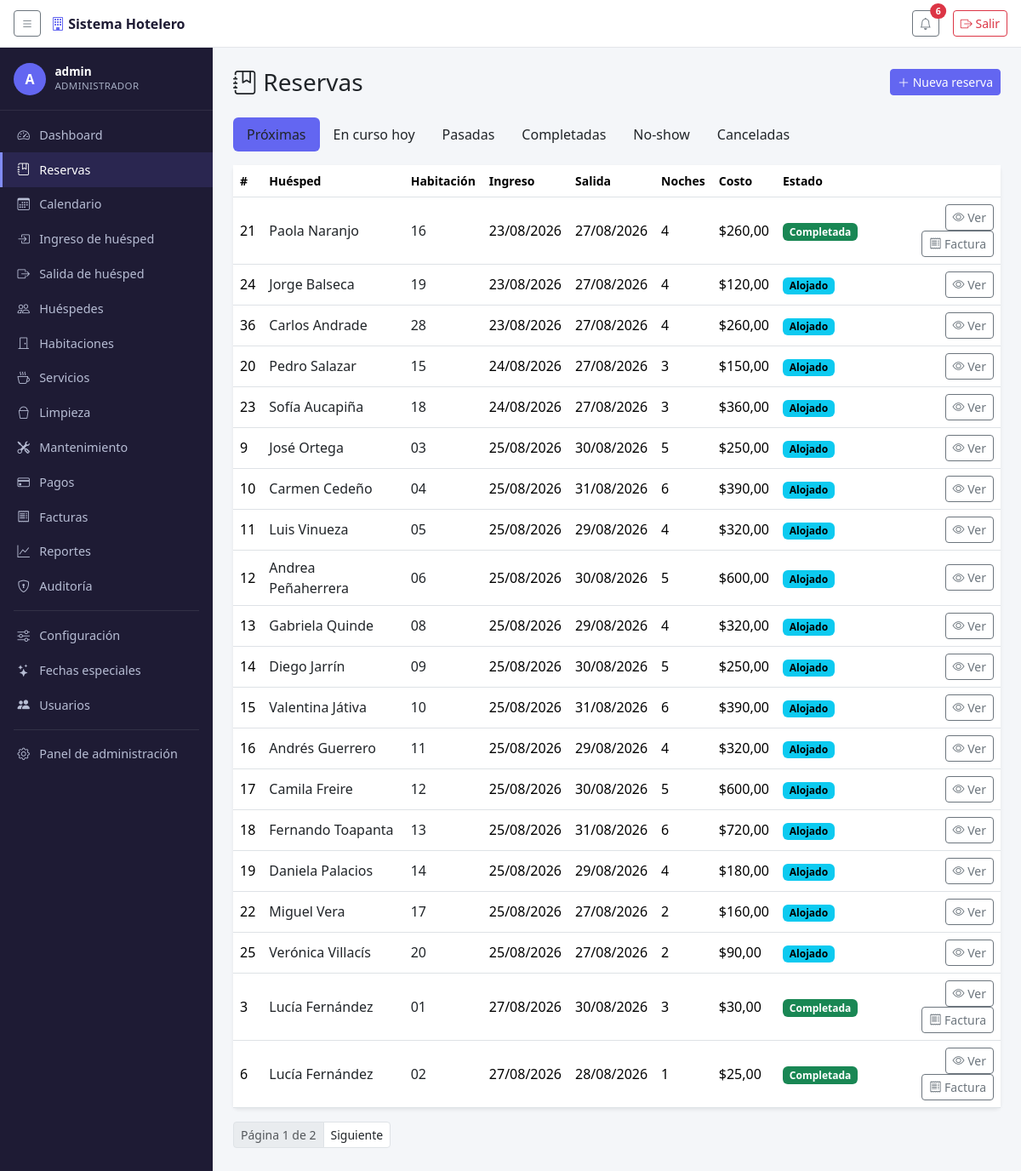
The app's page /reservas/ (signed in) with its own data.
### reservas/models.py (models this page shows, shortened)
class Reserva(models.Model):
    cliente = models.ForeignKey(Cliente, on_delete=models.RESTRICT)
    habitacion = models.ForeignKey(Habitacion, on_delete=models.CASCADE)
    fecha_ingreso = models.DateField()
    fecha_salida = models.DateField()
    creada_en = models.DateTimeField(auto_now_add=True, null=True)
    check_in_at = models.DateTimeField(null=True, blank=True)
    check_out_at = models.DateTimeField(null=True, blank=True)
    cancelada_en = models.DateTimeField(null=True, blank=True)
    motivo_cancelacion = models.TextField(blank=True)
    class Meta:
        ordering = ['-fecha_ingreso']
        constraints = [
            models.CheckConstraint(
                check=Q(fecha_salida__gt=models.F('fecha_ingreso')),
                name='reserva_fecha_salida_posterior_a_ingreso',
            ),
        ]
    def duracion(self):
        return (self.fecha_salida - self.fecha_ingreso).days
    def temporada_especial(self):
        return FechaEspecial.objects.filter(
            activo=True, fecha_inicio__lte=self.fecha_salida, fecha_fin__gte=self.fecha_ingreso,
        ).order_by('-fecha_inicio').first()
    def costo(self):
        base = self.habitacion.precio * self.duracion()
        temporada = self.temporada_especial()
        if temporada and temporada.porcentaje_ajuste:
            factor = Decimal('1') + (temporada.porcentaje_ajuste / Decimal('100'))
            base = (base * factor).quantize(Decimal('0.01'))
        return base
    def total_consumos(self):
        return self.consumos.aggregate(t=Sum('subtotal'))['t'] or 0
    def total_con_iva(self):
        return self.costo() + self.total_consumos()
    def total_pagado(self):
        return self.pagos.aggregate(t=Sum('monto'))['t'] or 0
    def saldo_pendiente(self):
        total = self.factura.total if hasattr(self, 'factura') else self.total_con_iva()
        return total - self.total_pagado()
    def puede_hacer_checkin(self):
        return self.check_in_at is None
    def esta_cancelada(self):
        return self.cancelada_en is not None
    def estado_display(self):
        if self.esta_cancelada():
            return 'Cancelada'
        if self.check_out_at:
            return 'Completada'
        if self.check_in_at:
            return 'Alojado'
        if self.es_no_show():
            return 'No-show'
        return 'Confirmada'

class Cliente(models.Model):
    cedula = models.CharField(
        max_length=13, primary_key=True, verbose_name='N.º de documento',
        help_text='Cédula (10 dígitos) o RUC (13 dígitos) según el tipo elegido abajo.',
    )
    tipo_documento = models.CharField(max_length=20, choices=TIPOS_DOCUMENTO, default='Cedula')
    nombre = models.CharField(max_length=50)
    apellido = models.CharField(max_length=50)
    telefono = models.CharField(
        max_length=10, validators=[validar_telefono_ecuador],
        help_text='10 dígitos, empieza con 0 (ej. 0991234567).',
    )
    correo = models.EmailField()
    direccion = models.CharField(max_length=100, null=True, blank=True)
    nacionalidad = models.CharField(max_length=50, null=True, blank=True)
    observaciones = models.TextField(null=True, blank=True)
    class Meta:
        ordering = ['apellido', 'nombre']
    def nombre_completo(self):
        return f'{self.nombre} {self.apellido}'

class Habitacion(models.Model):
    codigo = models.CharField(max_length=100, primary_key=True)
    numero = models.CharField(max_length=10, unique=True)
    tipo = models.ForeignKey(TipoHabitacion, on_delete=models.PROTECT, related_name='habitaciones')
    precio = models.DecimalField(
        max_digits=10, decimal_places=2,
        help_text=(
            'Precio por noche que paga el huésped, IVA incluido (sección 31). '
            'Si se deja en blanco se usa el del tipo.'
        ),
    )
    estado = models.CharField(max_length=20, choices=ESTADOS_HABITACION, default='Disponible')
    piso = models.CharField(max_length=10, null=True, blank=True)
    descripcion = models.TextField(null=True, blank=True)
    caracteristicas = models.TextField(
        null=True, blank=True,
        help_text='Ej: vista al mar, balcón, aire acondicionado (texto libre por ahora).',
    )
    imagen = models.ImageField(upload_to='habitaciones/', null=True, blank=True)
    class Meta:
        ordering = ['numero']

### reservas/views.py (the view)
# urls.py: path('reservas/', views.reservas_lista, name='reservas_lista'),
@permission_required('reservas.view_reserva', raise_exception=True)
def reservas_lista(request):
    hoy = timezone.localdate()
    filtro = request.GET.get('filtro', 'proximas')
    reservas_qs = Reserva.objects.select_related('cliente', 'habitacion')
    if filtro == 'canceladas':
        reservas_qs = reservas_qs.filter(cancelada_en__isnull=False).order_by('-cancelada_en')
    elif filtro == 'completadas':
        reservas_qs = reservas_qs.filter(check_out_at__isnull=False).order_by('-check_out_at')
    elif filtro == 'no_show':
        reservas_qs = reservas_qs.filter(
            cancelada_en__isnull=True, check_in_at__isnull=True, fecha_salida__lt=hoy,
        ).order_by('-fecha_salida')
    elif filtro == 'pasadas':
        reservas_qs = reservas_qs.filter(
            fecha_salida__lt=hoy, cancelada_en__isnull=True,
        ).order_by('-fecha_salida')
    elif filtro == 'hoy':
        reservas_qs = reservas_qs.filter(
            fecha_ingreso__lte=hoy, fecha_salida__gt=hoy, cancelada_en__isnull=True,
        ).order_by('fecha_salida')
    else:
        filtro = 'proximas'
        reservas_qs = reservas_qs.filter(
            fecha_salida__gte=hoy, cancelada_en__isnull=True,
        ).order_by('fecha_ingreso')
    pagina = Paginator(reservas_qs, 20).get_page(request.GET.get('page'))
    return render(request, 'reservas/reservas_lista.html', {
        'seccion': 'reservas',
        'pagina': pagina,
        'filtro': filtro,
        'hoy': hoy,
    })

### reservas/templates/reservas/reservas_lista.html (shortened to what this page needs)
{% extends "base.html" %}
{% load reservas_extras %}
{% block content %}
<div class="d-flex justify-content-between align-items-center mb-4">
  <h1 class="h3 mb-0"><i class="bi bi-journal-bookmark"></i> Reservas</h1>
  {% if perms.reservas.add_reserva %}
  <a href="{% url 'reserva_nueva' %}" class="btn btn-sm btn-primary">
    <i class="bi bi-plus-lg"></i> Nueva reserva
  </a>
  {% endif %}
</div>
<ul class="nav nav-pills mb-3">
  <li class="nav-item"><a class="nav-link {% if filtro == 'proximas' %}active{% endif %}" href="?filtro=proximas">Próximas</a></li>
  <li class="nav-item"><a class="nav-link {% if filtro == 'hoy' %}active{% endif %}" href="?filtro=hoy">En curso hoy</a></li>
  <li class="nav-item"><a class="nav-link {% if filtro == 'pasadas' %}active{% endif %}" href="?filtro=pasadas">Pasadas</a></li>
  <li class="nav-item"><a class="nav-link {% if filtro == 'completadas' %}active{% endif %}" href="?filtro=completadas">Completadas</a></li>
  <li class="nav-item"><a class="nav-link {% if filtro == 'no_show' %}active{% endif %}" href="?filtro=no_show">No-show</a></li>
  <li class="nav-item"><a class="nav-link {% if filtro == 'canceladas' %}active{% endif %}" href="?filtro=canceladas">Canceladas</a></li>
</ul>
<div class="card border-0 shadow-sm">
  <div class="table-responsive">
    <table class="table align-middle mb-0">
      <thead>
        <tr class="text-muted small">
          <th>#</th>
          <th>Huésped</th>
          <th>Habitación</th>
          <th>Ingreso</th>
          <th>Salida</th>
          <th>Noches</th>
          <th>Costo</th>
          <th>Estado</th>
          <th></th>
        </tr>
      </thead>
      <tbody>
        {% for r in pagina %}
        <tr>
          <td>{{ r.id }}</td>
          <td><a href="{% url 'huesped_detalle' r.cliente.cedula %}">{{ r.cliente.nombre_completo }}</a></td>
          <td><a href="{% url 'habitacion_detalle' r.habitacion.codigo %}">{{ r.habitacion.numero }}</a></td>
          <td>{{ r.fecha_ingreso|date:"d/m/Y" }}</td>
          <td>{{ r.fecha_salida|date:"d/m/Y" }}</td>
          <td>{{ r.duracion }}</td>
          <td>${{ r.costo }}</td>
          <td>
            <span class="badge text-bg-{{ r.estado_display|estado_reserva_badge }}" title="{{ r.motivo_cancelacion }}">{{ r.estado_display }}</span>
          </td>
          <td class="text-end">
            <a href="{% url 'reserva_detalle' r.id %}" class="btn btn-sm btn-outline-secondary"><i class="bi bi-eye"></i> Ver</a>
            {% if r.factura %}
            <a href="{% url 'factura_detalle' r.factura.id %}" class="btn btn-sm btn-outline-secondary"><i class="bi bi-receipt"></i> Factura</a>
            {% endif %}
          </td>
        </tr>
        {% empty %}
        <tr><td colspan="9" class="text-center text-muted py-4">No hay reservas en esta vista.</td></tr>
        {% endfor %}
      </tbody>
    </table>
  </div>
</div>
{% if pagina.has_other_pages %}
<nav class="mt-3">
  <ul class="pagination pagination-sm">
    <li class="page-item disabled"><span class="page-link">Página {{ pagina.number }} de {{ pagina.paginator.num_pages }}</span></li>
    {% if pagina.has_next %}
    <li class="page-item"><a class="page-link" href="?filtro={{ filtro }}&page={{ pagina.next_page_number }}">Siguiente</a></li>
    {% endif %}
  </ul>
</nav>
{% endif %}
{% endblock %}

### reservas/templates/base.html (shortened to what this page needs)
{% load static %}
<!DOCTYPE html>
<html lang="es">
<head>
<link href="https://cdn.jsdelivr.net/npm/bootstrap@5.3.3/dist/css/bootstrap.min.css" rel="stylesheet">
<link href="https://cdn.jsdelivr.net/npm/bootstrap-icons@1.11.3/font/bootstrap-icons.css" rel="stylesheet">
</head>
<body>
<header class="topbar">
  <button class="btn btn-sm btn-outline-secondary" id="toggle-sidebar" type="button" aria-label="Mostrar/ocultar menú">
    <i class="bi bi-list"></i>
  </button>
  <span class="brand"><i class="bi bi-building"></i> Sistema Hotelero</span>
  <div class="ms-auto d-flex align-items-center gap-3">
    {% if request.user.is_authenticated %}
    <div class="dropdown">
      <button class="btn btn-sm btn-outline-secondary position-relative" type="button" data-bs-toggle="dropdown" aria-expanded="false">
        <i class="bi bi-bell"></i>
        {% if notificaciones_count %}
        <span class="position-absolute top-0 start-100 translate-middle badge rounded-pill bg-danger">
          {{ notificaciones_count }}
        </span>
        {% endif %}
      </button>
    </div>
    {% endif %}
    <form method="post" action="{% url 'logout' %}" class="m-0">
      <button type="submit" class="btn btn-sm btn-outline-danger">
        <i class="bi bi-box-arrow-right"></i> Salir
      </button>
    </form>
  </div>
</header>
<nav class="sidebar" id="sidebar">
  {% if request.user.is_authenticated %}
  <div class="sidebar-usuario">
    <div class="avatar">{{ request.user.get_username|slice:":1"|upper }}</div>
    <div>
      <div class="nombre">{{ request.user.get_username }}</div>
      <div class="rol">
        {% if request.user.is_superuser %}Administrador{% else %}{{ request.user.groups.first.name|default:"Usuario" }}{% endif %}
      </div>
    </div>
  </div>
  {% endif %}
  <ul class="nav flex-column py-2">
    <li class="nav-item">
      <a class="nav-link {% if seccion == 'dashboard' %}active{% endif %}" href="{% url 'dashboard' %}">
        <i class="bi bi-speedometer2"></i> Dashboard
      </a>
    </li>
    {% if perms.reservas.view_reserva %}
    <li class="nav-item">
      <a class="nav-link {% if seccion == 'reservas' %}active{% endif %}" href="{% url 'reservas_lista' %}">
        <i class="bi bi-journal-bookmark"></i> Reservas
      </a>
    </li>
    <li class="nav-item">
      <a class="nav-link {% if seccion == 'calendario' %}active{% endif %}" href="{% url 'calendario' %}">
        <i class="bi bi-calendar3"></i> Calendario
      </a>
    </li>
    {% endif %}
    {% if perms.reservas.change_reserva %}
    <li class="nav-item">
      <a class="nav-link {% if seccion == 'checkin' %}active{% endif %}" href="{% url 'checkin_lista' %}">
        <i class="bi bi-box-arrow-in-right"></i> Ingreso de huésped
      </a>
    </li>
    <li class="nav-item">
      <a class="nav-link {% if seccion == 'checkout' %}active{% endif %}" href="{% url 'checkout_lista' %}">
        <i class="bi bi-box-arrow-right"></i> Salida de huésped
      </a>
    </li>
    {% endif %}
    {% if perms.reservas.view_cliente %}
    <li class="nav-item">
      <a class="nav-link {% if seccion == 'huespedes' %}active{% endif %}" href="{% url 'huespedes_lista' %}">
        <i class="bi bi-people"></i> Huéspedes
      </a>
    </li>
    {% endif %}
    {% if perms.reservas.view_habitacion %}
    <li class="nav-item">
      <a class="nav-link {% if seccion == 'habitaciones' %}active{% endif %}" href="{% url 'habitaciones_grid' %}">
        <i class="bi bi-door-closed"></i> Habitaciones
      </a>
    </li>
    {% endif %}
    {% if perms.reservas.view_servicio %}
    <li class="nav-item">
      <a class="nav-link" href="/admin/reservas/servicio/">
        <i class="bi bi-cup-hot"></i> Servicios
      </a>
    </li>
    {% endif %}
    {% if perms.reservas.view_tarealimpieza %}
    <li class="nav-item">
      <a class="nav-link {% if seccion == 'limpieza' %}active{% endif %}" href="{% url 'limpieza_lista' %}">
        <i class="bi bi-bucket"></i> Limpieza
      </a>
    </li>
    {% endif %}
    {% if perms.reservas.view_incidencia %}
    <li class="nav-item">
      <a class="nav-link {% if seccion == 'mantenimiento' %}active{% endif %}" href="{% url 'mantenimiento_lista' %}">
        <i class="bi bi-tools"></i> Mantenimiento
      </a>
    </li>
    {% endif %}
    {% if perms.reservas.view_pago %}
    <li class="nav-item">
      <a class="nav-link {% if seccion == 'pagos' %}active{% endif %}" href="{% url 'pagos_lista' %}">
        <i class="bi bi-credit-card"></i> Pagos
      </a>
    </li>
    {% endif %}
    {% if perms.reservas.view_factura %}
    <li class="nav-item">
      <a class="nav-link {% if seccion == 'facturas' %}active{% endif %}" href="{% url 'facturas_lista' %}">
        <i class="bi bi-receipt"></i> Facturas
      </a>
    </li>
    {% endif %}
    <li class="nav-item">
      <a class="nav-link {% if seccion == 'reportes' %}active{% endif %}" href="{% url 'reportes_lista' %}">
        <i class="bi bi-graph-up"></i> Reportes
      </a>
    </li>
    {% if perms.reservas.view_auditlog %}
    <li class="nav-item">
      <a class="nav-link {% if seccion == 'auditoria' %}active{% endif %}" href="{% url 'auditoria_lista' %}">
        <i class="bi bi-shield-lock"></i> Auditoría
      </a>
    </li>
    {% endif %}
    <li><hr class="text-secondary my-2 mx-3"></li>
    {% if perms.reservas.view_configuracionhotel %}
    <li class="nav-item">
      <a class="nav-link {% if seccion == 'configuracion' %}active{% endif %}" href="{% url 'configuracion' %}">
        <i class="bi bi-sliders"></i> Configuración
      </a>
    </li>
    {% endif %}
    {% if perms.reservas.view_fechaespecial %}
    <li class="nav-item">
      <a class="nav-link {% if seccion == 'fechas_especiales' %}active{% endif %}" href="{% url 'fechas_especiales_lista' %}">
        <i class="bi bi-stars"></i> Fechas especiales
      </a>
    </li>
    {% endif %}
    {% if request.user.is_superuser %}
    <li class="nav-item">
      <a class="nav-link {% if seccion == 'usuarios' %}active{% endif %}" href="{% url 'usuarios_lista' %}">
        <i class="bi bi-people-fill"></i> Usuarios
      </a>
    </li>
    {% endif %}
    <li><hr class="text-secondary my-2 mx-3"></li>
    {% if request.user.is_staff %}
    <li class="nav-item">
      <a class="nav-link" href="/admin/">
        <i class="bi bi-gear"></i> Panel de administración
      </a>
    </li>
    {% endif %}
  </ul>
</nav>
<main class="contenido" id="contenido">
  {% block content %}{% endblock %}
</main>
</body>
</html>

### records on screen
Reserva: id "21", cliente.nombre_completo "Paola Naranjo", habitacion.numero "16", fecha_ingreso "23/08/2026", fecha_salida "27/08/2026", duracion "4", costo "260,00", estado_display "Completada", shows "Factura"
Reserva: id "24", cliente.nombre_completo "Jorge Balseca", habitacion.numero "19", fecha_ingreso "23/08/2026", fecha_salida "27/08/2026", duracion "4", costo "120,00", estado_display "Alojado"
Reserva: id "36", cliente.nombre_completo "Carlos Andrade", habitacion.numero "28", fecha_ingreso "23/08/2026", fecha_salida "27/08/2026", duracion "4", costo "260,00", estado_display "Alojado"
Reserva: id "20", cliente.nombre_completo "Pedro Salazar", habitacion.numero "15", fecha_ingreso "24/08/2026", fecha_salida "27/08/2026", duracion "3", costo "150,00", estado_display "Alojado"
Reserva: id "23", cliente.nombre_completo "Sofía Aucapiña", habitacion.numero "18", fecha_ingreso "24/08/2026", fecha_salida "27/08/2026", duracion "3", costo "360,00", estado_display "Alojado"
Reserva: id "9", cliente.nombre_completo "José Ortega", habitacion.numero "03", fecha_ingreso "25/08/2026", fecha_salida "30/08/2026", duracion "5", costo "250,00", estado_display "Alojado"
Reserva: id "10", cliente.nombre_completo "Carmen Cedeño", habitacion.numero "04", fecha_ingreso "25/08/2026", fecha_salida "31/08/2026", duracion "6", costo "390,00", estado_display "Alojado"
Reserva: id "11", cliente.nombre_completo "Luis Vinueza", habitacion.numero "05", fecha_ingreso "25/08/2026", fecha_salida "29/08/2026", duracion "4", costo "320,00", estado_display "Alojado"
Reserva: id "12", cliente.nombre_completo "Andrea Peñaherrera", habitacion.numero "06", fecha_ingreso "25/08/2026", fecha_salida "30/08/2026", duracion "5", costo "600,00", estado_display "Alojado"
Reserva: id "13", cliente.nombre_completo "Gabriela Quinde", habitacion.numero "08", fecha_ingreso "25/08/2026", fecha_salida "29/08/2026", duracion "4", costo "320,00", estado_display "Alojado"
Reserva: id "14", cliente.nombre_completo "Diego Jarrín", habitacion.numero "09", fecha_ingreso "25/08/2026", fecha_salida "30/08/2026", duracion "5", costo "250,00", estado_display "Alojado"
Reserva: id "15", cliente.nombre_completo "Valentina Játiva", habitacion.numero "10", fecha_ingreso "25/08/2026", fecha_salida "31/08/2026", duracion "6", costo "390,00", estado_display "Alojado"
Reserva: id "16", cliente.nombre_completo "Andrés Guerrero", habitacion.numero "11", fecha_ingreso "25/08/2026", fecha_salida "29/08/2026", duracion "4", costo "320,00", estado_display "Alojado"
Reserva: id "17", cliente.nombre_completo "Camila Freire", habitacion.numero "12", fecha_ingreso "25/08/2026", fecha_salida "30/08/2026", duracion "5", costo "600,00", estado_display "Alojado"
Reserva: id "18", cliente.nombre_completo "Fernando Toapanta", habitacion.numero "13", fecha_ingreso "25/08/2026", fecha_salida "31/08/2026", duracion "6", costo "720,00", estado_display "Alojado"
Reserva: id "19", cliente.nombre_completo "Daniela Palacios", habitacion.numero "14", fecha_ingreso "25/08/2026", fecha_salida "29/08/2026", duracion "4", costo "180,00", estado_display "Alojado"
Reserva: id "22", cliente.nombre_completo "Miguel Vera", habitacion.numero "17", fecha_ingreso "25/08/2026", fecha_salida "27/08/2026", duracion "2", costo "160,00", estado_display "Alojado"
Reserva: id "25", cliente.nombre_completo "Verónica Villacís", habitacion.numero "20", fecha_ingreso "25/08/2026", fecha_salida "27/08/2026", duracion "2", costo "90,00", estado_display "Alojado"
Reserva: id "3", cliente.nombre_completo "Lucía Fernández", habitacion.numero "01", fecha_ingreso "27/08/2026", fecha_salida "30/08/2026", duracion "3", costo "30,00", estado_display "Completada", shows "Factura"
Reserva: id "6", cliente.nombre_completo "Lucía Fernández", habitacion.numero "02", fecha_ingreso "27/08/2026", fecha_salida "28/08/2026", duracion "1", costo "25,00", estado_display "Completada", shows "Factura"

### other values on screen
{{ notificaciones_count }} "6"
{{ request.user.get_username|slice:":1"|upper }} "A"
{{ request.user.get_username }} "admin"
{{ pagina.number }} "1"
{{ pagina.paginator.num_pages }} "2"
